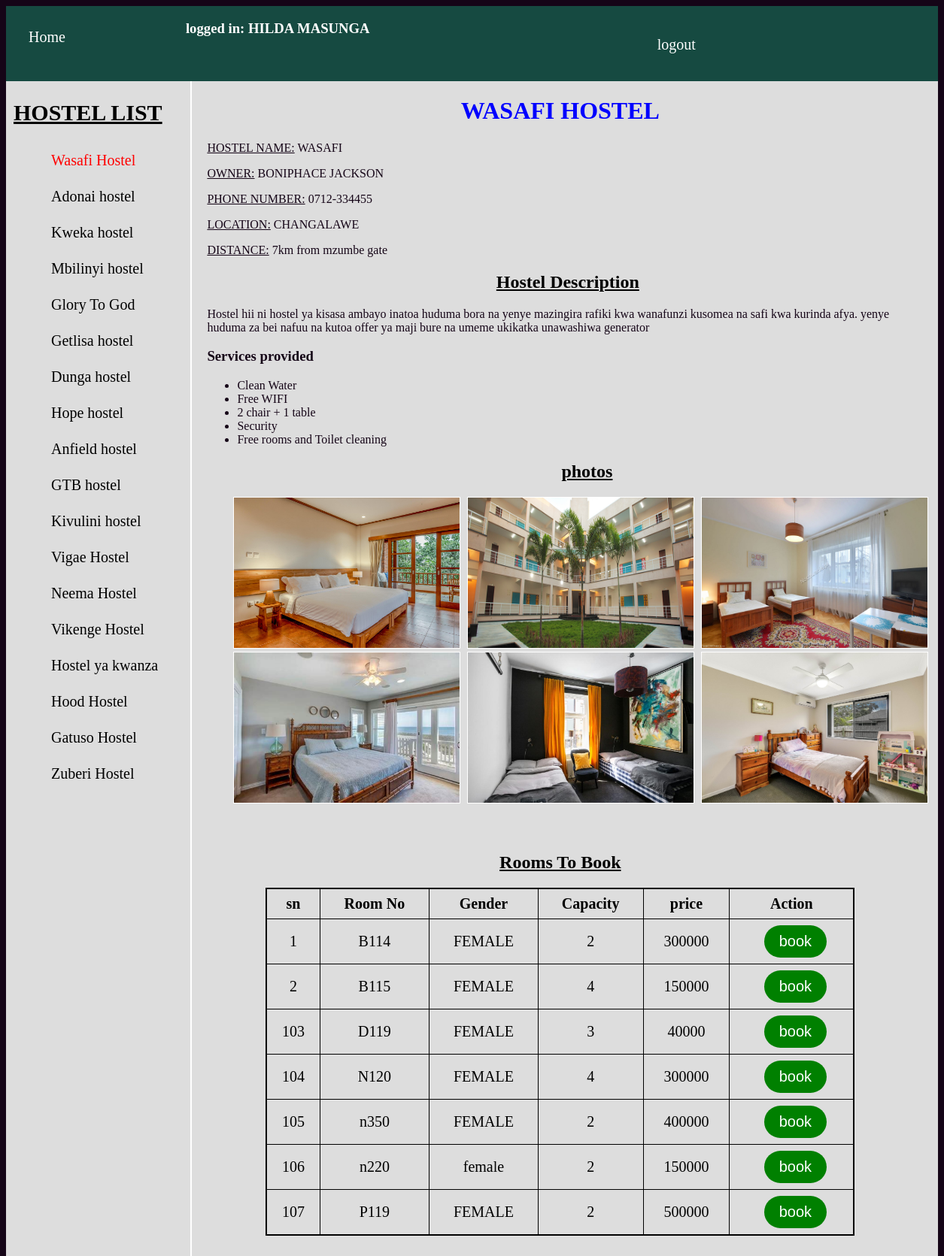
The page /MAGE/hostel.php (signed in) on the database its author committed.
### tables this page shows
CREATE TABLE `room` (
  `sn` int(11) NOT NULL,
  `room_no` varchar(30) DEFAULT NULL,
  `gender` varchar(30) NOT NULL,
  `capacity` int(11) NOT NULL,
  `price` varchar(30) NOT NULL
);

### MAGE/hostel.php (the view, shortened to what this page needs)
<html>
<head>
	<link rel="stylesheet" type="text/css" href="css/mob.css">
</head>
<body style="background-color: #150517">
	<div id="content">
		<div id="navigator">
  			<div id="list">
  				<ul>
  			<li style="color:red;"><a href="home.html">Home</a></li>
				<h3 class="wel">logged in: <?php  echo $_SESSION['first']. "  ".$_SESSION['last']; ?> </h3>
				<a class="log" href="logout.php">logout</a>
			</ul>
		</div>
    </div>
		<div class="side">
			<h2>HOSTEL LIST</h2>
			<ul>
			<li><a href="#" style="color:red;">Wasafi Hostel</a></li>
			<li><a href="#">Adonai hostel</a></li>
			<li><a href="#">Kweka hostel</a></li>
			<li><a href="#">Mbilinyi hostel</a></li>
			<li><a href="#">Glory To God</a></li>
			<li><a href="#">Getlisa hostel</a></li>
			<li><a href="#">Dunga hostel</a></li>
			<li><a href="#">Hope hostel</a></li>
			<li><a href="#">Anfield hostel</a></li>
			<li><a href="#">GTB hostel</a></li>
			<li><a href="#">Kivulini hostel</a></li>
			<li><a href="#">Vigae Hostel</a></li>
			<li><a href="#">Neema Hostel</a></li>
			<li><a href="#">Vikenge Hostel</a></li>
			<li><a href="#">Hostel ya kwanza</a></li>
			<li><a href="#">Hood Hostel</a></li>
			<li><a href="#">Gatuso Hostel</a></li>
			<li><a href="#">Zuberi Hostel</a></li>
			</ul>
		</div>
		<div id="mid2">
			<h1 style="color: blue;">WASAFI HOSTEL</h1>
			<div class="hostel-description">
				<p><u>HOSTEL NAME:</u> WASAFI</p>
				<p><u>OWNER:</u> BONIPHACE JACKSON</p>
				<p><u>PHONE NUMBER:</u> 0712-334455</p>
				<p><u>LOCATION:</u> CHANGALAWE</p>
				<p><u>DISTANCE:</u> 7km from mzumbe gate</p>
				<h2>Hostel Description</h2>
				<p>Hostel hii ni hostel ya kisasa ambayo inatoa huduma bora na yenye mazingira rafiki kwa wanafunzi kusomea na safi kwa kurinda afya. yenye huduma za bei nafuu na kutoa offer ya maji bure na umeme ukikatka unawashiwa generator</p>
				<h3>Services provided</h3>
				<ul>
					<li>Clean Water</li>
					<li>Free WIFI</li>
					<li>2 chair + 1 table</li>
					<li>Security</li>
					<li>Free rooms and Toilet cleaning</li>
				</ul>
			</div>
			<div class="hostel-image">
				<h2>photos</h2>
				<a href="images/moja.jpg" target="_self" ><img src="images/moja.jpg" height="200px" width="300px"></a>
				<a href="images/mbili.jpg" target="_self" ><img src="images/mbili.jpg" height="200px" width="300px"></a>
				<a href="images/tatu.jpeg" target="_self" ><img src="images/tatu.jpeg" height="200px" width="300px"></a>
				<a href="images/nne.jpeg" target="_self" ><img src="images/nne.jpeg" height="200px" width="300px"></a>
			  <a href="images/tano.jpg" target="_self" ><img src="images/tano.jpg" height="200px" width="300px"></a>
			  <a href="images/sita.jpg" target="_self" ><img src="images/sita.jpg" height="200px" width="300px"></a>
			</div>
			<h2>Rooms To Book</h2>
			<form action="book.php" method="POST">
			<table border="1">
				<thead>
				<tr>
					<th>sn</th>
					<th>Room No</th>
					<th>Gender</th>
					<th>Capacity</th>
					<th>price</th>
					<th>Action</th>
				</tr>
			  </thead>
				<?php
				$conn=mysqli_connect("localhost","root","","mob_db");
                $sex=$_SESSION['sex'];
                if($sex=="male"){
                $sql="SELECT * from room WHERE gender='MALE'";
                }
                else{
                $sql="SELECT * from room WHERE gender='FEMALE'";
                }
                $query=mysqli_query($conn,$sql);
                    while ($result=mysqli_fetch_array($query)) {
                    	$sn=$result['sn'];
                    	$room=$result['room_no'];
                    	$gender=$result['gender'];
                    	$capacity=$result['capacity'];
                    	$price=$result['price'];
                    	?>
                    	<tbody>
                    	<tr>
    										<td><input type="hidden" name="sn" value="<?php echo$sn;?>"><?php echo$sn;?></td>
    										<td><input type="hidden" name="rom" value="<?php echo$room;?>"><?php echo$room;?></td>
    										<td><?php echo $gender;?></td>
                    		<td><?php echo$capacity;?></td>
                    		<td><?php echo$price;?></td>
                    		<td>
                    		<input type="submit" name="book" value="book"></td></form>
                    	</tr>
                      </tbody>
                    	<?php } ?>
		</form><br>
		</div>
	</div>
</body>
</html>

### MAGE/css/mob.css (style rules this page uses)
#navigator { width: 100%; height: 100px; color: white; background-color: #164a41; overflow: hidden; }
#navigator ul { list-style-type: none; margin: 0; padding: 0; overflow: hidden; font-family: cursive; }
#navigator li { float: left; padding: 10px; font-size: 20px; }
#navigator li a { display: block; color: white; text-align: center; padding: 20px; text-decoration: none; margin-right: 30px; }
#list { width: 74%; float: left; }
#list .wel { float: left; margin-left: 100px; }
#list .log { float: right; text-decoration: none; color: white; margin-top: 40px; font-size: 20px; }
h1 { text-align: center; }
input { border:none; padding:10px 20px; border-radius:25px; color: #150517; font-size: 20px; margin-left: 10px; }
input[type="submit"] { background-color: green; border:none; padding:10px 100px; color: white; font-size: 20px; margin-left: 10px; }
TABLE input[type="submit"] { background-color: green; border:none; padding:10px 20px; color: white; font-size: 20px; margin-left: 10px; }
#content { float: left; width: 100%; color: #150517; background-color: #ddd; }
#content h2 { color: black; font-family: cursive; text-decoration: underline; }
#mid2 { width: 79%; float: left; border-left: 2px solid white; }
#mid2 h2 { text-align: center; }
#mid2 table { font-size: 20px; border-collapse: collapse; width: 80%; margin-left: 10%; border: 2px solid black; }
#mid2 td,th { padding: 8px; text-align: center; }
.side { width: 19%; float: left; margin-left: 10px; font-size: 20px; }
.side li { list-style-type: none; padding: 10px; margin-top: 5px; font-size: 20px; }
.side li a { color: black; text-decoration: none; }
.hostel-description { margin-left: 20px; }
.hostel-image { margin-left: 50px; height: 500px; width: 950px; }
.hostel-image img { margin-left: 5px; cursor: pointer; border: 1px solid #fff; }

### rows shown on the page
room: sn "1", room_no "B114", gender "FEMALE", capacity "2", price "300000"
room: sn "2", room_no "B115", gender "FEMALE", capacity "4", price "150000"
room: sn "103", room_no "D119", gender "FEMALE", capacity "3", price "40000"
room: sn "104", room_no "N120", gender "FEMALE", capacity "4", price "300000"
room: sn "105", room_no "n350", gender "FEMALE", capacity "2", price "400000"
room: sn "106", room_no "n220", gender "female", capacity "2", price "150000"
room: sn "107", room_no "P119", gender "FEMALE", capacity "2", price "500000"

### other values the page prints
$_SESSION['first'] "HILDA"
$_SESSION['last'] "MASUNGA"
